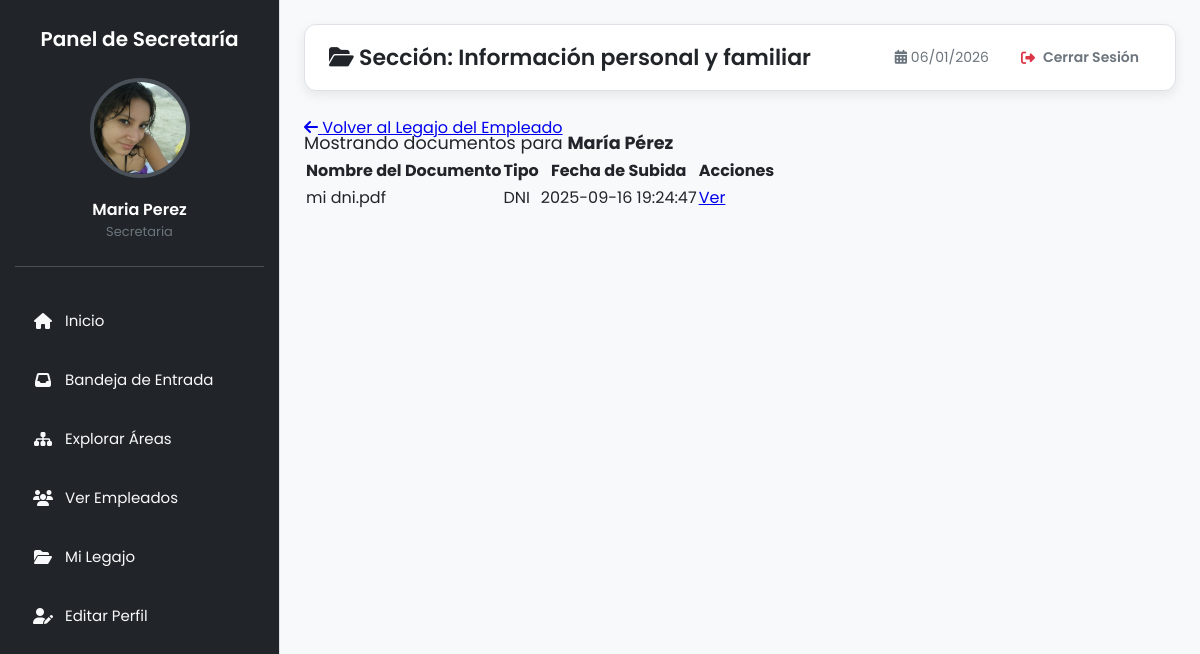
/secretaria/ver_seccion_legajo.php?id=2&seccion=1 (signed in), run on the app's committed database.
### tables this page shows
CREATE TABLE `secciones_legajo` (
  `id` int NOT NULL AUTO_INCREMENT,
  `nombre` varchar(255) NOT NULL,
  `descripcion` text,
  PRIMARY KEY (`id`)
);

CREATE TABLE `usuarios` (
  `id` int NOT NULL AUTO_INCREMENT,
  `nombre` varchar(150) NOT NULL,
  `email` varchar(150) NOT NULL,
  `password_hash` varchar(255) NOT NULL,
  `id_area` int DEFAULT NULL,
  `rol` enum('admin','rrhh','jefe_area','empleado','secretaria') DEFAULT 'empleado',
  `activo` tinyint(1) DEFAULT '1',
  `creado_en` datetime DEFAULT CURRENT_TIMESTAMP,
  `foto` varchar(255) DEFAULT 'uploads/usuarios/default.png',
  `reset_token` varchar(64) DEFAULT NULL,
  `reset_token_expires_at` datetime DEFAULT NULL,
  PRIMARY KEY (`id`),
  UNIQUE KEY `email` (`email`),
  KEY `id_area` (`id_area`),
  CONSTRAINT `usuarios_ibfk_1` FOREIGN KEY (`id_area`) REFERENCES `areas` (`id`)
);

CREATE TABLE `documentos` (
  `id` int NOT NULL AUTO_INCREMENT,
  `id_usuario` int NOT NULL,
  `nombre_original` varchar(255) NOT NULL,
  `nombre_guardado` varchar(255) NOT NULL,
  `tipo` varchar(100) DEFAULT NULL,
  `fecha_subida` datetime DEFAULT CURRENT_TIMESTAMP,
  `id_area_destino` int DEFAULT NULL,
  `id_seccion` int DEFAULT NULL,
  `estado` varchar(50) DEFAULT 'Pendiente',
  `feedback` text,
  `revisado_por` int DEFAULT NULL,
  `fecha_revision` datetime DEFAULT NULL,
  `destino_area` varchar(100) DEFAULT 'secretaria',
  `enviado_a_area_id` int DEFAULT NULL,
  `area_solicitada_id` int DEFAULT NULL,
  PRIMARY KEY (`id`),
  KEY `id_usuario` (`id_usuario`),
  KEY `fk_area_destino` (`id_area_destino`),
  KEY `fk_documentos_seccion` (`id_seccion`),
  KEY `fk_revisor` (`revisado_por`),
  KEY `fk_area_solicitada` (`area_solicitada_id`),
  CONSTRAINT `documentos_ibfk_1` FOREIGN KEY (`id_usuario`) REFERENCES `usuarios` (`id`),
  CONSTRAINT `fk_area_destino` FOREIGN KEY (`id_area_destino`) REFERENCES `areas` (`id`),
  CONSTRAINT `fk_area_solicitada` FOREIGN KEY (`area_solicitada_id`) REFERENCES `areas` (`id`),
  CONSTRAINT `fk_documentos_seccion` FOREIGN KEY (`id_seccion`) REFERENCES `secciones_legajo` (`id`),
  CONSTRAINT `fk_revisor` FOREIGN KEY (`revisado_por`) REFERENCES `usuarios` (`id`)
);

### secretaria/ver_seccion_legajo.php (the view, shortened to what this page needs)
<?php
require '../php/db.php';
$empleado_id = isset($_GET['id']) ? (int)$_GET['id'] : 0;
$seccion_id  = isset($_GET['seccion']) ? (int)$_GET['seccion'] : 0;
try {
    $stmt_emp = $pdo->prepare("SELECT nombre FROM usuarios WHERE id = ?");
    $stmt_emp->execute([$empleado_id]);
    $empleado = $stmt_emp->fetch(PDO::FETCH_ASSOC);
    $stmt_sec = $pdo->prepare("SELECT nombre FROM secciones_legajo WHERE id = ?");
    $stmt_sec->execute([$seccion_id]);
    $seccion = $stmt_sec->fetch(PDO::FETCH_ASSOC);
    $stmt_docs = $pdo->prepare(
        "SELECT id, nombre_original, tipo, fecha_subida, nombre_guardado
         FROM documentos
         WHERE id_usuario = ? AND id_seccion = ?
         ORDER BY fecha_subida DESC"
    );
    $stmt_docs->execute([$empleado_id, $seccion_id]);
    $documentos = $stmt_docs->fetchAll(PDO::FETCH_ASSOC);
} catch (PDOException $e) {
    die("Error en la consulta: " . $e->getMessage());
}
require_once '../includes/header_secretaria.php';
require_once '../includes/sidebar_secretaria.php';
?>
<div class="main">
    <header class="topbar">
      <h1><i class="fas fa-folder-open"></i> Sección: <?= htmlspecialchars($seccion['nombre']) ?></h1>
      <div class="top-actions">
          <span><i class="fas fa-calendar-alt"></i> <?= date("d/m/Y") ?></span>
          <a href="../php/logout.php" class="topbar-logout-btn">
              <i class="fas fa-sign-out-alt"></i> Cerrar Sesión
          </a>
      </div>
    </header>
    <main class="content">
        <a href="ver_empleado.php?id=<?= $empleado_id; ?>" class="btn-back" style="margin-bottom: 20px;">
            <i class="fas fa-arrow-left"></i> Volver al Legajo del Empleado
        </a>
        <div class="card">
            <p style="text-align: left; font-size: 1.1em; margin-top: -10px;">
                Mostrando documentos para <strong><?= htmlspecialchars($empleado['nombre']) ?></strong>
            </p>
            <?php if ($documentos): ?>
                <div class="table-responsive">
                <table class="styled-table">
                    <thead>
                        <tr>
                            <th>Nombre del Documento</th>
                            <th>Tipo</th>
                            <th>Fecha de Subida</th>
                            <th>Acciones</th>
                        </tr>
                    </thead>
                    <tbody>
                        <?php foreach ($documentos as $doc): ?>
                            <tr>
                                <td><?= htmlspecialchars($doc['nombre_original']); ?></td>
                                <td><?= htmlspecialchars($doc['tipo']); ?></td>
                                <td><?= $doc['fecha_subida']; ?></td>
                                <td style="display:flex; gap:10px;">
                                    <a href="../php/ver_documento.php?id=<?= $doc['id'] ?>&action=view" target="_blank" class="btn-download">Ver</a>
                                </td>
                            </tr>
                        <?php endforeach; ?>
                    </tbody>
                </table>
                </div>
            <?php else: ?>
                <p>No se encontraron documentos en esta sección para este empleado.</p>
            <?php endif; ?>
        </div>
    </main>
</div>
<?php require_once '../includes/footer.php'; ?>

### style/global.css (style rules this page uses)
:root { --color-primario: #0d6efd; --color-primario-hover: #0b5ed7; --color-secundario: #6c757d; --color-exito: #198754; --color-peligro: #dc3545; --color-advertencia: #ffc107; --color-info: #0dcaf0; --color-fondo-cuerpo: #f8f9fa; --color-fondo-sidebar: #212529; --color-texto-sidebar: #f8f9fa; --color-fondo-tarjeta: #ffffff; --color-texto-principal: #212529; --color-texto-secundario: #6c757d; --color-borde: #dee2e6; --sombra-tarjeta: 0 4px 12px rgba(0, 0, 0, 0.08); }
* { margin: 0; padding: 0; box-sizing: border-box; font-family: 'Poppins', sans-serif; }
body { display: flex; background: var(--color-fondo-cuerpo); color: var(--color-texto-principal); min-height: 100vh; }
.main { flex: 1; padding: 24px; margin-left: 280px; transition: margin-left 0.3s ease; }
.topbar { display: flex; justify-content: space-between; align-items: center; background: var(--color-fondo-tarjeta); padding: 16px 24px; border-radius: 12px; margin-bottom: 24px; box-shadow: var(--sombra-tarjeta); border: 1px solid var(--color-borde); }
.topbar h1 { font-size: 22px; color: var(--color-texto-principal); font-weight: 600; margin: 0; }
.topbar .top-actions { display: flex; align-items: center; gap: 20px; font-size: 14px; color: var(--color-texto-secundario); }
.topbar-logout-btn { text-decoration: none; color: var(--color-secundario); font-weight: 600; font-size: 14px; display: flex; align-items: center; gap: 8px; padding: 6px 12px; border-radius: 8px; transition: all 0.2s ease; }
.topbar-logout-btn i { color: var(--color-peligro); }

### data on the page
secciones_legajo: nombre "Información personal y familiar"
usuarios: nombre "María Pérez"
documentos: nombre_original "mi dni.pdf", tipo "DNI", fecha_subida "2025-09-16 19:24:47"

### other printed values
$_SESSION['nombre'] "Maria Perez"
$_SESSION['rol'] "Secretaria"
